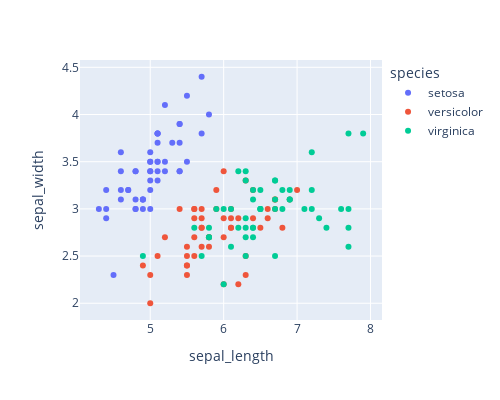

The notebook cell saved with this chart:
### Code cell
# add more data to the hover feature
fig = px.scatter(df, x="sepal_length", y="sepal_width",color='species',
                 width=500, height=400,
                hover_data=['petal_length','petal_width'])
fig.show()

### Figure 1 — Plotly figure (JSON) as saved in the notebook; plotly's stock layout.template omitted (floating-point values rounded to 4 significant figures)
{"data": [{"customdata": [[1.4, 0.2], [1.4, 0.2], [1.3, 0.2], [1.5, 0.2], [1.4, 0.2], [1.7, 0.4], [1.4, 0.3], [1.5, 0.2], [1.4, 0.2], [1.5, 0.1], [1.5, 0.2], [1.6, 0.2], [1.4, 0.1], [1.1, 0.1], [1.2, 0.2], [1.5, 0.4], [1.3, 0.4], [1.4, 0.3], [1.7, 0.3], [1.5, 0.3], [1.7, 0.2], [1.5, 0.4], [1, 0.2], [1.7, 0.5], [1.9, 0.2], [1.6, 0.2], [1.6, 0.4], [1.5, 0.2], [1.4, 0.2], [1.6, 0.2], [1.6, 0.2], [1.5, 0.4], [1.5, 0.1], [1.4, 0.2], [1.5, 0.1], [1.2, 0.2], [1.3, 0.2], [1.5, 0.1], [1.3, 0.2], [1.5, 0.2], [1.3, 0.3], [1.3, 0.3], [1.3, 0.2], [1.6, 0.6], [1.9, 0.4], [1.4, 0.3], [1.6, 0.2], [1.4, 0.2], [1.5, 0.2], [1.4, 0.2]], "hovertemplate": "species=setosa<br>sepal_length=%{x}<br>sepal_width=%{y}<br>petal_length=%{customdata[0]}<br>petal_width=%{customdata[1]}<extra></extra>", "legendgroup": "setosa", "marker": {"color": "#636efa", "symbol": "circle"}, "mode": "markers", "name": "setosa", "orientation": "v", "showlegend": true, "type": "scatter", "x": [5.1, 4.9, 4.7, 4.6, 5, 5.4, 4.6, 5, 4.4, 4.9, 5.4, 4.8, 4.8, 4.3, 5.8, 5.7, 5.4, 5.1, 5.7, 5.1, 5.4, 5.1, 4.6, 5.1, 4.8, 5, 5, 5.2, 5.2, 4.7, 4.8, 5.4, 5.2, 5.5, 4.9, 5, 5.5, 4.9, 4.4, 5.1, 5, 4.5, 4.4, 5, 5.1, 4.8, 5.1, 4.6, 5.3, 5], "xaxis": "x", "y": [3.5, 3, 3.2, 3.1, 3.6, 3.9, 3.4, 3.4, 2.9, 3.1, 3.7, 3.4, 3, 3, 4, 4.4, 3.9, 3.5, 3.8, 3.8, 3.4, 3.7, 3.6, 3.3, 3.4, 3, 3.4, 3.5, 3.4, 3.2, 3.1, 3.4, 4.1, 4.2, 3.1, 3.2, 3.5, 3.1, 3, 3.4, 3.5, 2.3, 3.2, 3.5, 3.8, 3, 3.8, 3.2, 3.7, 3.3], "yaxis": "y"}, {"customdata": [[4.7, 1.4], [4.5, 1.5], [4.9, 1.5], [4, 1.3], [4.6, 1.5], [4.5, 1.3], [4.7, 1.6], [3.3, 1], [4.6, 1.3], [3.9, 1.4], [3.5, 1], [4.2, 1.5], [4, 1], [4.7, 1.4], [3.6, 1.3], [4.4, 1.4], [4.5, 1.5], [4.1, 1], [4.5, 1.5], [3.9, 1.1], [4.8, 1.8], [4, 1.3], [4.9, 1.5], [4.7, 1.2], [4.3, 1.3], [4.4, 1.4], [4.8, 1.4], [5, 1.7], [4.5, 1.5], [3.5, 1], [3.8, 1.1], [3.7, 1], [3.9, 1.2], [5.1, 1.6], [4.5, 1.5], [4.5, 1.6], [4.7, 1.5], [4.4, 1.3], [4.1, 1.3], [4, 1.3], [4.4, 1.2], [4.6, 1.4], [4, 1.2], [3.3, 1], [4.2, 1.3], [4.2, 1.2], [4.2, 1.3], [4.3, 1.3], [3, 1.1], [4.1, 1.3]], "hovertemplate": "species=versicolor<br>sepal_length=%{x}<br>sepal_width=%{y}<br>petal_length=%{customdata[0]}<br>petal_width=%{customdata[1]}<extra></extra>", "legendgroup": "versicolor", "marker": {"color": "#EF553B", "symbol": "circle"}, "mode": "markers", "name": "versicolor", "orientation": "v", "showlegend": true, "type": "scatter", "x": [7, 6.4, 6.9, 5.5, 6.5, 5.7, 6.3, 4.9, 6.6, 5.2, 5, 5.9, 6, 6.1, 5.6, 6.7, 5.6, 5.8, 6.2, 5.6, 5.9, 6.1, 6.3, 6.1, 6.4, 6.6, 6.8, 6.7, 6, 5.7, 5.5, 5.5, 5.8, 6, 5.4, 6, 6.7, 6.3, 5.6, 5.5, 5.5, 6.1, 5.8, 5, 5.6, 5.7, 5.7, 6.2, 5.1, 5.7], "xaxis": "x", "y": [3.2, 3.2, 3.1, 2.3, 2.8, 2.8, 3.3, 2.4, 2.9, 2.7, 2, 3, 2.2, 2.9, 2.9, 3.1, 3, 2.7, 2.2, 2.5, 3.2, 2.8, 2.5, 2.8, 2.9, 3, 2.8, 3, 2.9, 2.6, 2.4, 2.4, 2.7, 2.7, 3, 3.4, 3.1, 2.3, 3, 2.5, 2.6, 3, 2.6, 2.3, 2.7, 3, 2.9, 2.9, 2.5, 2.8], "yaxis": "y"}, {"customdata": [[6, 2.5], [5.1, 1.9], [5.9, 2.1], [5.6, 1.8], [5.8, 2.2], [6.6, 2.1], [4.5, 1.7], [6.3, 1.8], [5.8, 1.8], [6.1, 2.5], [5.1, 2], [5.3, 1.9], [5.5, 2.1], [5, 2], [5.1, 2.4], [5.3, 2.3], [5.5, 1.8], [6.7, 2.2], [6.9, 2.3], [5, 1.5], [5.7, 2.3], [4.9, 2], [6.7, 2], [4.9, 1.8], [5.7, 2.1], [6, 1.8], [4.8, 1.8], [4.9, 1.8], [5.6, 2.1], [5.8, 1.6], [6.1, 1.9], [6.4, 2], [5.6, 2.2], [5.1, 1.5], [5.6, 1.4], [6.1, 2.3], [5.6, 2.4], [5.5, 1.8], [4.8, 1.8], [5.4, 2.1], [5.6, 2.4], [5.1, 2.3], [5.1, 1.9], [5.9, 2.3], [5.7, 2.5], [5.2, 2.3], [5, 1.9], [5.2, 2], [5.4, 2.3], [5.1, 1.8]], "hovertemplate": "species=virginica<br>sepal_length=%{x}<br>sepal_width=%{y}<br>petal_length=%{customdata[0]}<br>petal_width=%{customdata[1]}<extra></extra>", "legendgroup": "virginica", "marker": {"color": "#00cc96", "symbol": "circle"}, "mode": "markers", "name": "virginica", "orientation": "v", "showlegend": true, "type": "scatter", "x": [6.3, 5.8, 7.1, 6.3, 6.5, 7.6, 4.9, 7.3, 6.7, 7.2, 6.5, 6.4, 6.8, 5.7, 5.8, 6.4, 6.5, 7.7, 7.7, 6, 6.9, 5.6, 7.7, 6.3, 6.7, 7.2, 6.2, 6.1, 6.4, 7.2, 7.4, 7.9, 6.4, 6.3, 6.1, 7.7, 6.3, 6.4, 6, 6.9, 6.7, 6.9, 5.8, 6.8, 6.7, 6.7, 6.3, 6.5, 6.2, 5.9], "xaxis": "x", "y": [3.3, 2.7, 3, 2.9, 3, 3, 2.5, 2.9, 2.5, 3.6, 3.2, 2.7, 3, 2.5, 2.8, 3.2, 3, 3.8, 2.6, 2.2, 3.2, 2.8, 2.8, 2.7, 3.3, 3.2, 2.8, 3, 2.8, 3, 2.8, 3.8, 2.8, 2.8, 2.6, 3, 3.4, 3.1, 3, 3.1, 3.1, 3.1, 2.7, 3.2, 3.3, 3, 2.5, 3, 3.4, 3], "yaxis": "y"}], "layout": {"height": 400, "legend": {"title": {"text": "species"}, "tracegroupgap": 0}, "margin": {"t": 60}, "width": 500, "xaxis": {"anchor": "y", "domain": [0, 1], "title": {"text": "sepal_length"}}, "yaxis": {"anchor": "x", "domain": [0, 1], "title": {"text": "sepal_width"}}}}
